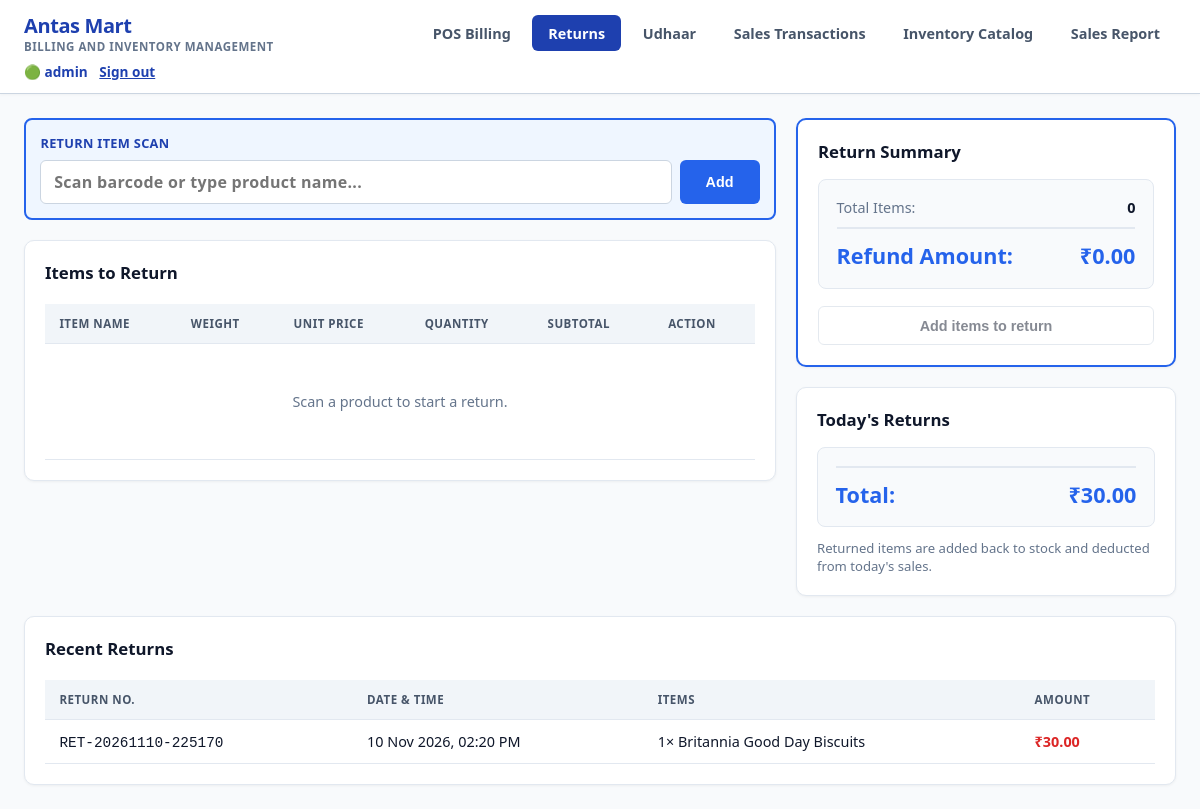
The app's page /returns/ (signed in) with its own data.
### inventory/models.py (models this page shows, shortened)
class ReturnRecord(models.Model):
    return_number = models.CharField(max_length=50, unique=True)
    total_amount = models.DecimalField(max_digits=10, decimal_places=2, default=0.00)
    note = models.CharField(max_length=255, blank=True, default="")
    created_at = models.DateTimeField(auto_now_add=True)
    class Meta:
        ordering = ["-created_at"]
        indexes = [models.Index(fields=["created_at"])]

class ReturnItem(models.Model):
    return_record = models.ForeignKey(
        ReturnRecord, on_delete=models.CASCADE, related_name="items"
    )
    product = models.ForeignKey(Product, on_delete=models.SET_NULL, null=True, blank=True)
    item_name = models.CharField(max_length=200)
    item_weight = models.CharField(max_length=50, blank=True, default="N/A")
    price = models.DecimalField(max_digits=10, decimal_places=2)
    quantity = models.IntegerField(default=1)
    subtotal = models.DecimalField(max_digits=10, decimal_places=2)

### inventory/views.py (the view, shortened to what this page needs)
# urls.py: path('returns/', views.returns_view, name='returns_view'),
def returns_view(request):
    cart = get_cart(request.session, "return_cart")
    now = timezone.now()
    day_start = now.replace(hour=0, minute=0, second=0, microsecond=0)
    day_end = day_start + timedelta(days=1)
    context = {
        "cart": cart,
        "total_return": sum(item["subtotal"] for item in cart),
        "barcode_form": BarcodeSearchForm(),
        "recent_returns": ReturnRecord.objects.prefetch_related("items").order_by(
            "-created_at"
        )[:25],
        "today_return_total": (
            ReturnRecord.objects.filter(
                created_at__gte=day_start, created_at__lt=day_end
            ).aggregate(total=Sum("total_amount"))["total"]
            or 0
        ),
    }
    return render(request, "inventory/returns.html", context)

### inventory/forms.py
class BarcodeSearchForm(forms.Form):
    barcode = forms.CharField(
        max_length=200,
        required=True,
        widget=forms.TextInput(attrs={
            'class': 'form-control barcode-input',
            'placeholder': 'Scan barcode or type product name...',
            'autofocus': 'autofocus',
            'autocomplete': 'off'
        })
    )

### inventory/views.py (called while the page is built)
def get_cart(session, key="pos_cart"):
    return session.get(key, [])

### inventory/templates/inventory/returns.html (shortened to what this page needs)
{% extends 'inventory/base.html' %}
{% load static %}
{% block content %}
<div class="pos-grid">
    <div>
        <div class="scanner-area">
            <div class="barcode-scanner-box">
                <label class="form-label scanner-label">RETURN ITEM SCAN</label>
                <form method="POST" action="{% url 'returns_view' %}" id="return-scan-form">
                    <div class="scanner-row">
                        <div class="barcode-input-wrap">
                            {{ barcode_form.barcode }}
                        </div>
                        <button type="submit" class="btn btn-primary scanner-add-btn">Add</button>
                    </div>
                </form>
            </div>
        </div>
        <div class="card">
            <div style="display: flex; justify-content: space-between; align-items: center; margin-bottom: 1rem;">
                <h2 class="card-title" style="margin-bottom: 0;">Items to Return</h2>
            </div>
            <div class="table-responsive">
                <table class="table">
                    <thead>
                        <tr>
                            <th>Item Name</th>
                            <th>Weight</th>
                            <th>Unit Price</th>
                            <th>Quantity</th>
                            <th>Subtotal</th>
                            <th>Action</th>
                        </tr>
                    </thead>
                    <tbody>
                        {% if cart %}
                            {% for item in cart %}
                                <tr>
                                    <td>
                                        <strong>{{ item.name }}</strong>
                                        <div style="font-size: 0.75rem; color: var(--text-muted);">Barcode: {{ item.barcode }}</div>
                                    </td>
                                    <td>{{ item.weight }}</td>
                                    <td>₹{{ item.price|floatformat:2 }}</td>
                                    <td>
                                        <form method="POST" action="{% url 'returns_view' %}" style="display: flex; align-items: center; gap: 4px;">
                                            {% csrf_token %}
                                            <input type="hidden" name="action" value="update_qty">
                                            <input type="hidden" name="item_index" value="{{ forloop.counter0 }}">
                                            <button type="submit" name="quantity" value="{{ item.quantity|add:-1 }}" class="qty-btn">-</button>
                                            <span style="padding: 0 6px; font-weight: bold; min-width: 25px; text-align: center;">{{ item.quantity }}</span>
                                            <button type="submit" name="quantity" value="{{ item.quantity|add:1 }}" class="qty-btn">+</button>
                                        </form>
                                    </td>
                                    <td style="font-weight: 700; color: var(--accent-blue);">₹{{ item.subtotal|floatformat:2 }}</td>
                                    <td>
                                        <form method="POST" action="{% url 'returns_view' %}">
                                            {% csrf_token %}
                                            <input type="hidden" name="action" value="remove_item">
                                            <input type="hidden" name="item_index" value="{{ forloop.counter0 }}">
                                            <button type="submit" class="btn btn-danger btn-sm" style="padding: 0.2rem 0.45rem; font-size: 0.75rem;">✕</button>
                                        </form>
                                    </td>
                                </tr>
                            {% endfor %}
                        {% else %}
                            <tr>
                                <td colspan="6" style="text-align: center; color: var(--text-muted); padding: 3rem 1rem;">
                                    Scan a product to start a return.
                                </td>
                            </tr>
                        {% endif %}
                    </tbody>
                </table>
            </div>
        </div>
    </div>
    <div>
        <div class="card" style="margin-bottom: 1.25rem; border: 2px solid var(--accent-blue);">
            <h2 class="card-title">Return Summary</h2>
            <div class="summary-box">
                <div class="summary-row">
                    <span>Total Items:</span>
                    <strong style="color: var(--text-main);">{{ cart|length }}</strong>
                </div>
                <div class="summary-row total" style="color: var(--accent-blue);">
                    <span>Refund Amount:</span>
                    <span>₹{{ total_return|floatformat:2 }}</span>
                </div>
            </div>
            {% if cart %}
                <form method="POST" action="{% url 'returns_view' %}" style="margin-top: 1rem;">
                    {% csrf_token %}
                    <input type="hidden" name="action" value="confirm">
                    <div class="form-group">
                        <label class="form-label">Note (optional)</label>
                        <input type="text" name="note" class="form-control" placeholder="Reason for return">
                    </div>
                    <button type="submit" class="btn btn-danger btn-block" style="padding: 0.8rem;">
                        Confirm Return
                    </button>
                </form>
            {% else %}
                <button disabled class="btn btn-outline btn-block" style="margin-top: 1.1rem; opacity: 0.5; cursor: not-allowed;">
                    Add items to return
                </button>
            {% endif %}
        </div>
        <div class="card">
            <h2 class="card-title">Today's Returns</h2>
            <div class="summary-box" style="margin-top: 0;">
                <div class="summary-row total" style="color: var(--accent-blue); margin-bottom: 0;">
                    <span>Total:</span>
                    <span>₹{{ today_return_total|floatformat:2 }}</span>
                </div>
            </div>
            <p style="font-size: 0.82rem; color: var(--text-muted); margin-top: 0.75rem;">
                Returned items are added back to stock and deducted from today's sales.
            </p>
        </div>
    </div>
</div>
<div class="card" style="margin-top: 1.25rem;">
    <h2 class="card-title">Recent Returns</h2>
    <div class="table-responsive">
        <table class="table">
            <thead>
                <tr>
                    <th>Return No.</th>
                    <th>Date &amp; Time</th>
                    <th>Items</th>
                    <th>Amount</th>
                </tr>
            </thead>
            <tbody>
                {% if recent_returns %}
                    {% for record in recent_returns %}
                        <tr>
                            <td><code>{{ record.return_number }}</code></td>
                            <td>{{ record.created_at|date:"d M Y, h:i A" }}</td>
                            <td>
                                {% for item in record.items.all %}
                                    {{ item.quantity }}× {{ item.item_name }}{% if not forloop.last %}, {% endif %}
                                {% endfor %}
                            </td>
                            <td style="font-weight: 700; color: var(--accent-red);">₹{{ record.total_amount|floatformat:2 }}</td>
                        </tr>
                    {% endfor %}
                {% else %}
                    <tr>
                        <td colspan="4" style="text-align: center; color: var(--text-muted); padding: 2.5rem 1rem;">
                            No returns recorded yet.
                        </td>
                    </tr>
                {% endif %}
            </tbody>
        </table>
    </div>
</div>
{% endblock %}

### inventory/templates/inventory/base.html (shortened to what this page needs)
{% load static %}
<!DOCTYPE html>
<html lang="en">
<head>
    <link rel="stylesheet" href="{% static 'inventory/css/styles.css' %}?v=4">
</head>
<body>
    <header class="navbar">
        <div class="brand">
            <div>
                <div class="brand-title">Antas Mart</div>
                <div class="brand-subtitle">Billing and Inventory Management</div>
            </div>
        </div>
        <nav class="nav-links">
            <a href="{% url 'pos_view' %}" class="nav-item {% if request.resolver_match.url_name == 'pos_view' %}active{% endif %}">
                 POS Billing
            </a>
            <a href="{% url 'returns_view' %}" class="nav-item {% if request.resolver_match.url_name == 'returns_view' %}active{% endif %}">
                 Returns
            </a>
            <a href="{% url 'udhaar_view' %}" class="nav-item {% if request.resolver_match.url_name == 'udhaar_view' or request.resolver_match.url_name == 'udhaar_detail' %}active{% endif %}">
                 Udhaar
            </a>
            <a href="{% url 'sales_history_view' %}" class="nav-item {% if request.resolver_match.url_name == 'sales_history_view' %}active{% endif %}">
                 Sales Transactions
            </a>
            {% if request.user.is_authenticated and request.user.is_superuser %}
            <a href="{% url 'inventory_view' %}" class="nav-item {% if request.resolver_match.url_name == 'inventory_view' %}active{% endif %}">
                 Inventory Catalog
            </a>
            <a href="{% url 'sales_report' %}" class="nav-item {% if request.resolver_match.url_name == 'sales_report' %}active{% endif %}">
                 Sales Report
            </a>
            {% endif %}
        </nav>
        <div style="font-size: 0.85rem; color: #1e40af; font-weight: 600;">
            🟢 {{ request.user.username }}
            <form method="post" action="{% url 'logout' %}" style="display:inline; margin-left:.5rem;">
                <button type="submit" style="border:0; background:transparent; color:#1e40af; font:inherit; cursor:pointer; text-decoration:underline;">Sign out</button>
            </form>
        </div>
    </header>
    <main class="main-container">
        {% block content %}
        {% endblock %}
    </main>
</body>
</html>

### records on screen
ReturnRecord: return_number "RET-20261110-225170", created_at "10 Nov 2026, 02:20 PM", total_amount "30.00"
ReturnItem: quantity "1", item_name "Britannia Good Day Biscuits"

### other values on screen
{{ request.user.username }} "admin"
{{ cart|length }} "0"
{{ total_return|floatformat:2 }} "0.00"
{{ today_return_total|floatformat:2 }} "30.00"
